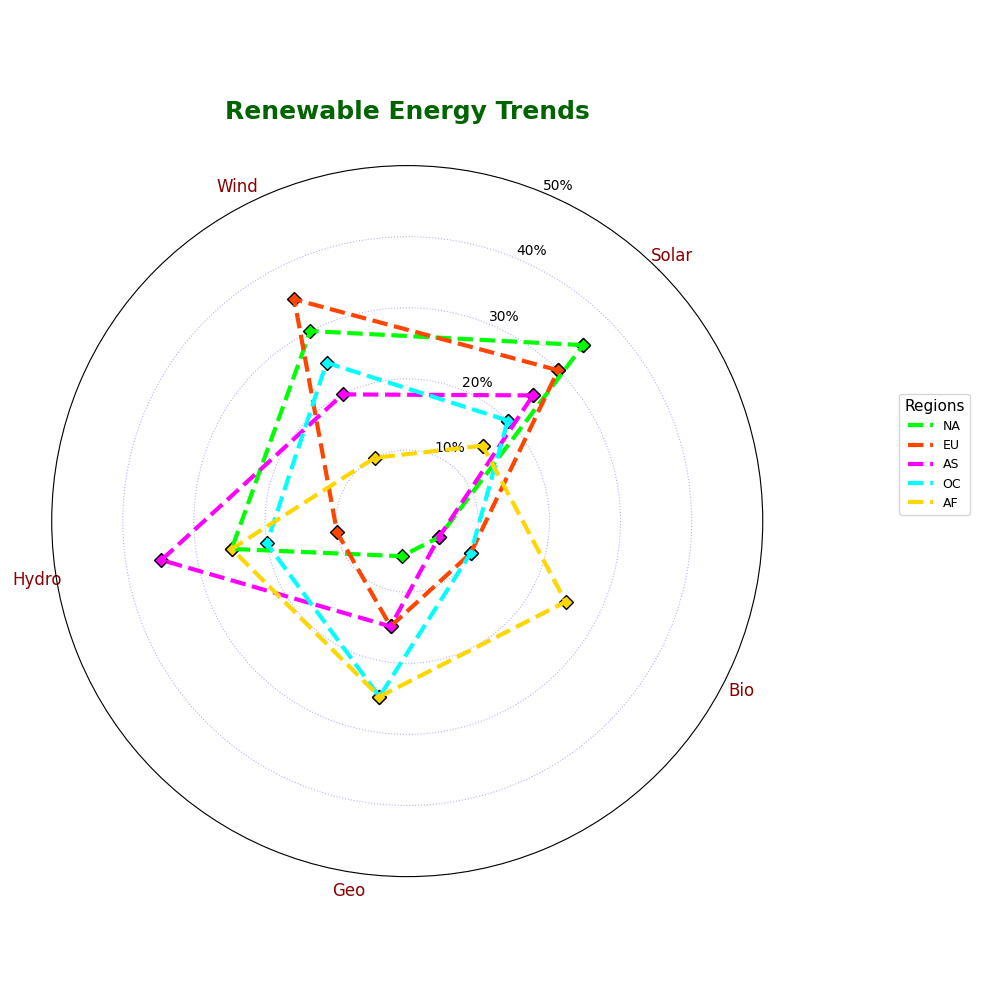

Here is the Python script that generated this plot:
import numpy as np
import matplotlib.pyplot as plt

sectors = ['Solar', 'Wind', 'Hydro', 'Geo', 'Bio']
regions = ['NA', 'EU', 'AS', 'OC', 'AF']

data = {
    'NA': [35, 30, 25, 5, 5],
    'EU': [30, 35, 10, 15, 10],
    'AS': [25, 20, 35, 15, 5],
    'OC': [20, 25, 20, 25, 10],
    'AF': [15, 10, 25, 25, 25]
}

def create_radar_chart(sectors, data, title, region_colors):
    num_vars = len(sectors)
    angles = np.linspace(0, 2 * np.pi, num_vars, endpoint=False).tolist()
    angles += angles[:1]

    fig, ax = plt.subplots(figsize=(10, 10), subplot_kw=dict(polar=True))
    ax.set_theta_offset(np.pi / 4)
    ax.set_theta_direction(1)
    ax.set_xticks(angles[:-1])
    ax.set_xticklabels(sectors, fontsize=12, color='darkred')

    for idx, (region, values) in enumerate(data.items()):
        values += values[:1]
        ax.plot(angles, values, linewidth=3, linestyle='dashed', label=region, color=region_colors[idx])
        ax.scatter(angles, values, color=region_colors[idx], s=50, marker='D', edgecolors='black')

    plt.title(title, size=18, weight='bold', color='darkgreen', va='bottom', pad=30)
    plt.legend(loc='lower right', bbox_to_anchor=(1.3, 0.5), fontsize=9, title="Regions", title_fontsize=11)
    ax.yaxis.grid(True, color='blue', linestyle=':', alpha=0.3)
    ax.xaxis.grid(False)
    ax.set_yticks([10, 20, 30, 40, 50])
    ax.set_yticklabels(['10%', '20%', '30%', '40%', '50%'], color='black', size=10)
    plt.tight_layout()
    plt.show()

# Shuffled the colors manually
region_colors = ['#00FF00', '#FF4500', '#FF00FF', '#00FFFF', '#FFD700']
title = "Renewable Energy Trends"
create_radar_chart(sectors, data, title, region_colors)
